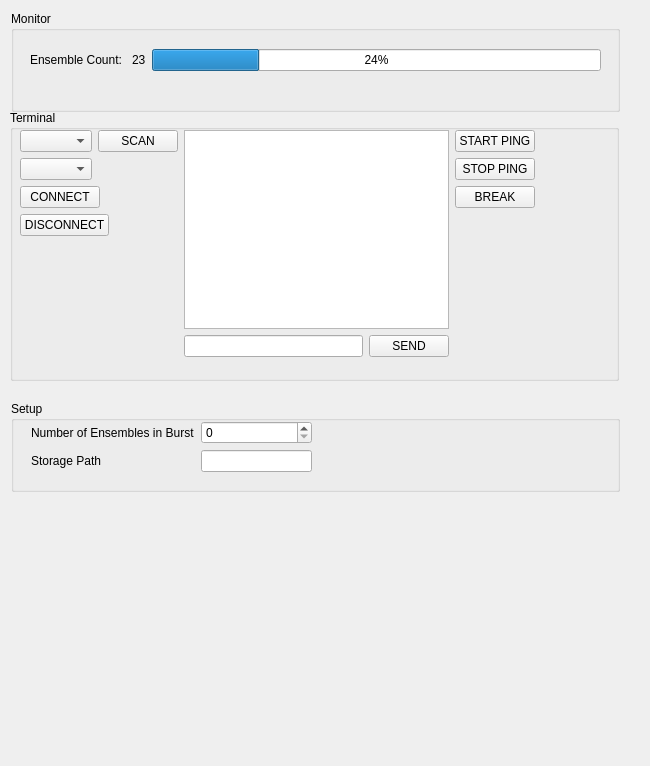
<?xml version="1.0" encoding="UTF-8"?>
<ui version="4.0">
 <class>Setup</class>
 <widget class="QWidget" name="Setup">
  <property name="geometry">
   <rect>
    <x>0</x>
    <y>0</y>
    <width>650</width>
    <height>766</height>
   </rect>
  </property>
  <property name="sizePolicy">
   <sizepolicy hsizetype="Preferred" vsizetype="Minimum">
    <horstretch>0</horstretch>
    <verstretch>0</verstretch>
   </sizepolicy>
  </property>
  <property name="windowTitle">
   <string>MainWindow</string>
  </property>
  <widget class="QGroupBox" name="groupBox_3">
   <property name="geometry">
    <rect>
     <x>11</x>
     <y>11</y>
     <width>609</width>
     <height>101</height>
    </rect>
   </property>
   <property name="title">
    <string>Monitor</string>
   </property>
   <widget class="QWidget" name="verticalLayoutWidget_3">
    <property name="geometry">
     <rect>
      <x>19</x>
      <y>19</y>
      <width>571</width>
      <height>61</height>
     </rect>
    </property>
    <layout class="QVBoxLayout" name="verticalLayout_3">
     <item>
      <layout class="QHBoxLayout" name="horizontalLayout_2">
       <item>
        <widget class="QLabel" name="numEnsLabel">
         <property name="text">
          <string>Ensemble Count: </string>
         </property>
        </widget>
       </item>
       <item>
        <widget class="QLabel" name="label">
         <property name="text">
          <string>23</string>
         </property>
        </widget>
       </item>
       <item>
        <widget class="QProgressBar" name="progressBar">
         <property name="value">
          <number>24</number>
         </property>
        </widget>
       </item>
      </layout>
     </item>
    </layout>
   </widget>
  </widget>
  <widget class="QGroupBox" name="groupBox">
   <property name="geometry">
    <rect>
     <x>10</x>
     <y>110</y>
     <width>609</width>
     <height>271</height>
    </rect>
   </property>
   <property name="title">
    <string>Terminal</string>
   </property>
   <widget class="QWidget" name="horizontalLayoutWidget">
    <property name="geometry">
     <rect>
      <x>10</x>
      <y>20</y>
      <width>515</width>
      <height>227</height>
     </rect>
    </property>
    <layout class="QHBoxLayout" name="horizontalLayout">
     <item>
      <layout class="QFormLayout" name="formLayout_3">
       <item row="0" column="0">
        <layout class="QHBoxLayout" name="horizontalLayout_3">
         <item>
          <widget class="QComboBox" name="serialPortComboBox"/>
         </item>
         <item>
          <widget class="QPushButton" name="scanSerialPushButton">
           <property name="text">
            <string>SCAN</string>
           </property>
          </widget>
         </item>
        </layout>
       </item>
       <item row="1" column="0">
        <widget class="QComboBox" name="baudComboBox"/>
       </item>
       <item row="2" column="0">
        <widget class="QPushButton" name="serialConnectPushButton">
         <property name="text">
          <string>CONNECT</string>
         </property>
        </widget>
       </item>
       <item row="3" column="0">
        <widget class="QPushButton" name="serialDisconnectPushButton">
         <property name="text">
          <string>DISCONNECT</string>
         </property>
        </widget>
       </item>
      </layout>
     </item>
     <item>
      <layout class="QVBoxLayout" name="verticalLayout_8">
       <item>
        <widget class="QTextBrowser" name="serialTextBrowser"/>
       </item>
       <item>
        <layout class="QHBoxLayout" name="horizontalLayout_4">
         <item>
          <widget class="QLineEdit" name="cmdLineEdit"/>
         </item>
         <item>
          <widget class="QPushButton" name="sendCmdPushButton">
           <property name="text">
            <string>SEND</string>
           </property>
          </widget>
         </item>
        </layout>
       </item>
      </layout>
     </item>
     <item>
      <layout class="QFormLayout" name="formLayout_2">
       <item row="0" column="0">
        <widget class="QPushButton" name="startPingPushButton">
         <property name="text">
          <string>START PING</string>
         </property>
        </widget>
       </item>
       <item row="1" column="0">
        <widget class="QPushButton" name="stopPingPushButton">
         <property name="text">
          <string>STOP PING</string>
         </property>
        </widget>
       </item>
       <item row="2" column="0">
        <widget class="QPushButton" name="breakPushButton">
         <property name="text">
          <string>BREAK</string>
         </property>
        </widget>
       </item>
      </layout>
     </item>
    </layout>
   </widget>
  </widget>
  <widget class="QGroupBox" name="groupBox_2">
   <property name="geometry">
    <rect>
     <x>11</x>
     <y>401</y>
     <width>609</width>
     <height>91</height>
    </rect>
   </property>
   <property name="title">
    <string>Setup</string>
   </property>
   <widget class="QWidget" name="formLayoutWidget">
    <property name="geometry">
     <rect>
      <x>20</x>
      <y>20</y>
      <width>281</width>
      <height>61</height>
     </rect>
    </property>
    <layout class="QFormLayout" name="formLayout">
     <item row="0" column="0">
      <widget class="QLabel" name="numBurstEnsLabel">
       <property name="text">
        <string>Number of Ensembles in Burst</string>
       </property>
      </widget>
     </item>
     <item row="0" column="1">
      <widget class="QSpinBox" name="numBurstEnsSpinBox"/>
     </item>
     <item row="1" column="0">
      <widget class="QLabel" name="storagePathLabel">
       <property name="text">
        <string>Storage Path</string>
       </property>
      </widget>
     </item>
     <item row="1" column="1">
      <widget class="QLineEdit" name="storagePathLineEdit"/>
     </item>
    </layout>
   </widget>
  </widget>
 </widget>
 <resources/>
 <connections/>
</ui>
